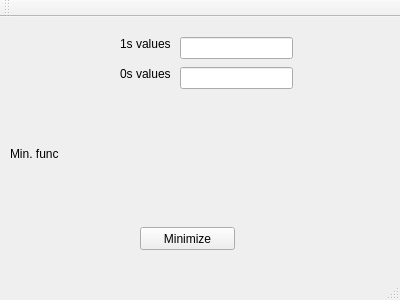
<?xml version="1.0" encoding="UTF-8"?>
<ui version="4.0">
 <class>MainWindow</class>
 <widget class="QMainWindow" name="MainWindow">
  <property name="geometry">
   <rect>
    <x>0</x>
    <y>0</y>
    <width>400</width>
    <height>300</height>
   </rect>
  </property>
  <property name="windowTitle">
   <string>Quine</string>
  </property>
  <widget class="QWidget" name="centralWidget">
   <widget class="QPushButton" name="minimizeButton">
    <property name="geometry">
     <rect>
      <x>140</x>
      <y>210</y>
      <width>95</width>
      <height>23</height>
     </rect>
    </property>
    <property name="text">
     <string>Minimize</string>
    </property>
   </widget>
   <widget class="QLineEdit" name="set1input">
    <property name="geometry">
     <rect>
      <x>180</x>
      <y>20</y>
      <width>113</width>
      <height>22</height>
     </rect>
    </property>
   </widget>
   <widget class="QLineEdit" name="set0input">
    <property name="geometry">
     <rect>
      <x>180</x>
      <y>50</y>
      <width>113</width>
      <height>22</height>
     </rect>
    </property>
   </widget>
   <widget class="QLabel" name="resultFuncText">
    <property name="geometry">
     <rect>
      <x>80</x>
      <y>130</y>
      <width>281</width>
      <height>16</height>
     </rect>
    </property>
    <property name="text">
     <string/>
    </property>
   </widget>
   <widget class="QLabel" name="label_2">
    <property name="geometry">
     <rect>
      <x>120</x>
      <y>20</y>
      <width>57</width>
      <height>14</height>
     </rect>
    </property>
    <property name="text">
     <string>1s values</string>
    </property>
   </widget>
   <widget class="QLabel" name="label_3">
    <property name="geometry">
     <rect>
      <x>120</x>
      <y>50</y>
      <width>57</width>
      <height>14</height>
     </rect>
    </property>
    <property name="text">
     <string>0s values</string>
    </property>
   </widget>
   <widget class="QLabel" name="label_4">
    <property name="geometry">
     <rect>
      <x>10</x>
      <y>130</y>
      <width>57</width>
      <height>14</height>
     </rect>
    </property>
    <property name="text">
     <string>Min. func</string>
    </property>
   </widget>
  </widget>
  <widget class="QMenuBar" name="menuBar">
   <property name="geometry">
    <rect>
     <x>0</x>
     <y>0</y>
     <width>400</width>
     <height>20</height>
    </rect>
   </property>
  </widget>
  <widget class="QToolBar" name="mainToolBar">
   <attribute name="toolBarArea">
    <enum>TopToolBarArea</enum>
   </attribute>
   <attribute name="toolBarBreak">
    <bool>false</bool>
   </attribute>
  </widget>
  <widget class="QStatusBar" name="statusBar"/>
 </widget>
 <layoutdefault spacing="6" margin="11"/>
 <resources/>
 <connections/>
</ui>
